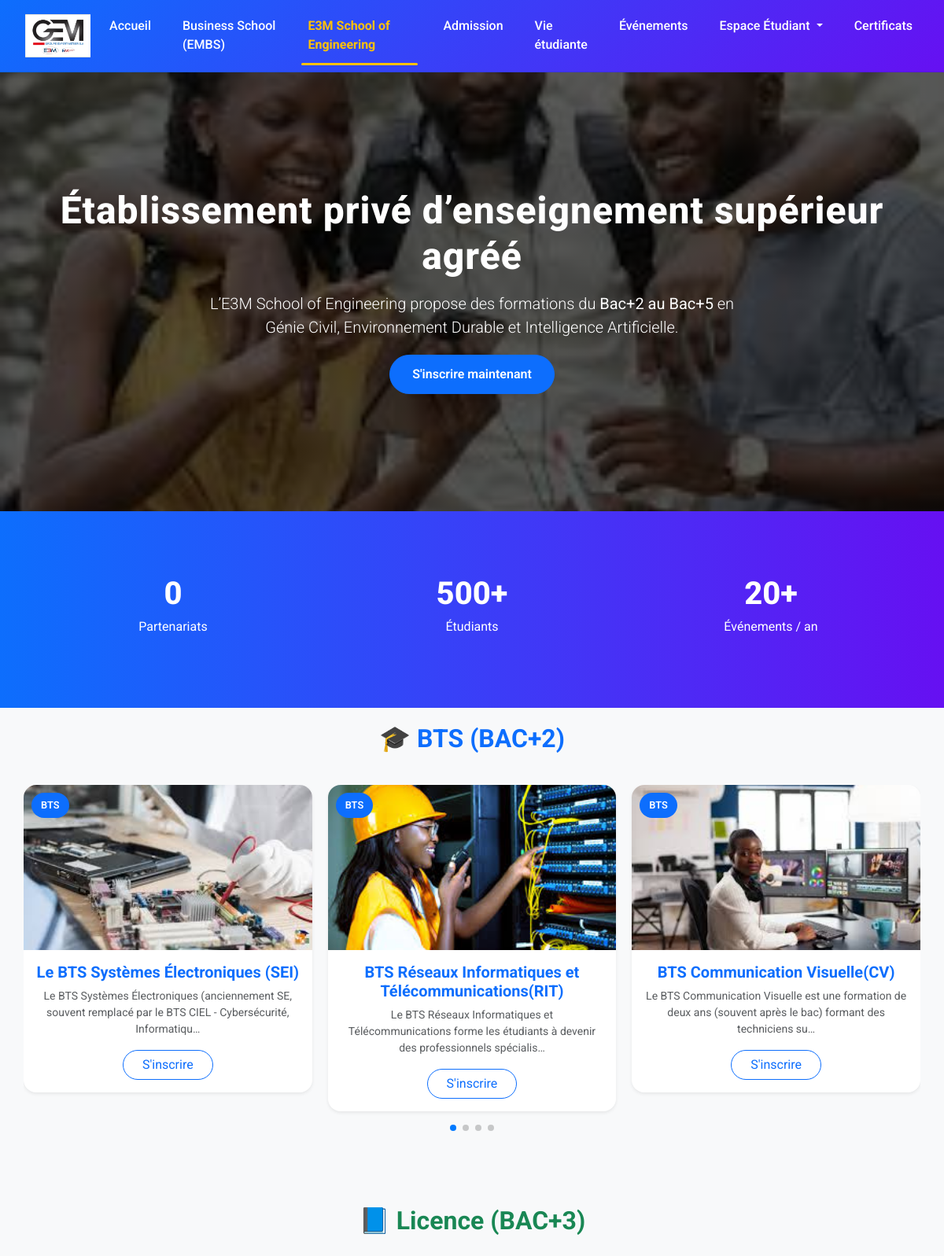
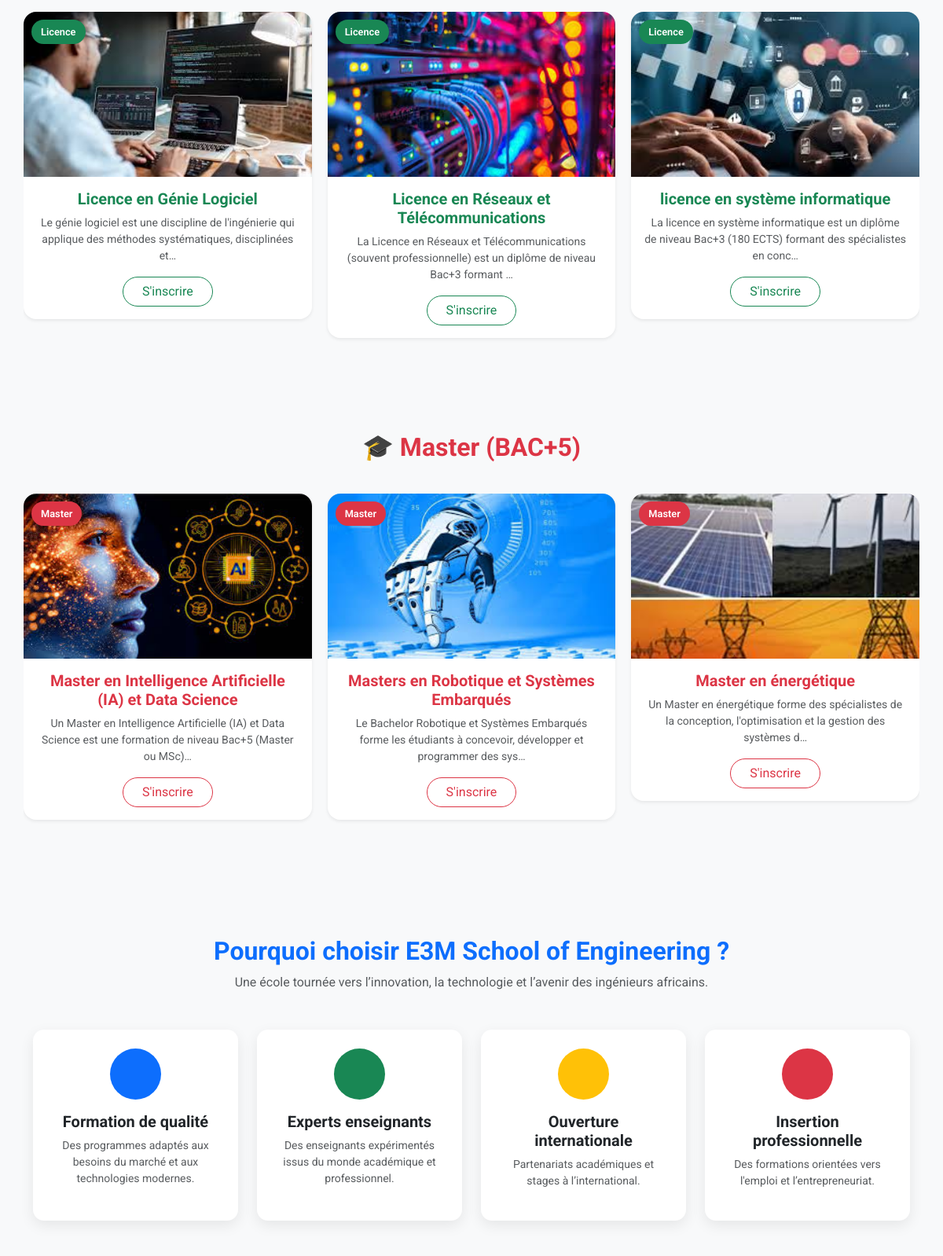
Screenshot of /e3m-school/ (upper part) with the database file from the repository (2 pictures, top to bottom).
### myapp/models.py (models this page shows, shortened)
class HomePage(models.Model):
    site_name = models.CharField(max_length=255)
    logo = models.ImageField(upload_to="logos/")
    welcome_titre = models.CharField(max_length=255)
    welcome_message = RichTextField(default="Bienvenue sur notre site")
    action1_message = models.CharField(max_length=255)
    action1_lien = models.CharField(max_length=255)
    action2_message = models.CharField(max_length=255)
    action2_lien = models.CharField(max_length=255)
    contact_message = RichTextField(default="Contactez-nous")
    about_message = RichTextField(default="Bienvenue sur notre site")
    footer_message = RichTextField(default="© 2025 – Tous droits réservés")
    footer_bouton_message = models.CharField(max_length=255, default="En savoir plus")
    class Meta:
        verbose_name = "Page d'accueil"
        verbose_name_plural = "Pages d'accueil"

class E3MSchool(models.Model):
    titre = models.CharField(max_length=200, default="Formation E3M")
    description = models.TextField()
    details = models.TextField(blank=True, null=True)
    type_filiere = models.CharField(
        max_length=50,
        choices=TYPE_FILIERE_CHOICES,
        default='bts'
    )
    image = models.ImageField(upload_to='e3m_formations/', blank=True, null=True)
    date_creation = models.DateTimeField(auto_now_add=True)

### myapp/views.py (the view)
# urls.py: path('e3m-school/', views.e3m_school, name='e3m_school'),
def e3m_school(request):
    slides = Slide.objects.all()
    bts = E3MSchool.objects.filter(type_filiere='bts')
    licence = E3MSchool.objects.filter(type_filiere='licence')
    master = E3MSchool.objects.filter(type_filiere='master')
    ingenieur = E3MSchool.objects.filter(type_filiere='ingenieur')
    preparatoire = E3MSchool.objects.filter(type_filiere='preparatoire')
    context = {
        'slides': slides,
        'bts': bts,
        'licence': licence,
        'master': master,
        'ingenieur': ingenieur,
        'preparatoire': preparatoire
    }
    return render(request, 'e3m_school.html', context)

### myapp/context_processors.py (called while the page is built)
def home_data(request):
    return {
        "home_data": HomePage.objects.first()
    }

### myapp/templates/e3m_school.html (shortened to what this page needs)
{% extends 'base.html' %}
{% load static %}
{% block content %}
<link rel="stylesheet" href="https://cdn.jsdelivr.net/npm/swiper@11/swiper-bundle.min.css" />
<link href="https://unpkg.com/aos@2.3.4/dist/aos.css" rel="stylesheet">
<section class="hero">
    <div class="container">
        <h1 class="display-5 mb-3" data-aos="fade-up">
            Établissement privé d’enseignement supérieur agréé
        </h1>
        <p class="lead" data-aos="fade-up" data-aos-delay="200">
            L’E3M School of Engineering propose des formations du
            <strong>Bac+2 au Bac+5</strong> en Génie Civil,
            Environnement Durable et Intelligence Artificielle.
        </p>
        <a href="{% url 'preinscription' %}" class="btn btn-primary hero-btn" data-aos="zoom-in" data-aos-delay="400">
            S'inscrire maintenant
        </a>
    </div>
</section>
<section class="stats">
    <div class="container">
        <div class="row">
            <div class="col-md-4 stat-box">
                <div class="stat-number">{{ associations|length }}</div>
                <p>Partenariats</p>
            </div>
            <div class="col-md-4 stat-box">
                <div class="stat-number">500+</div>
                <p>Étudiants</p>
            </div>
            <div class="col-md-4 stat-box">
                <div class="stat-number">20+</div>
                <p>Événements / an</p>
            </div>
        </div>
    </div>
</section>
<section class="section container formation-slider">
    <h2 class="text-center text-primary section-title">🎓 BTS (BAC+2)</h2>
    <div class="swiper btsSwiper">
        <div class="swiper-wrapper">
            {% for formation in bts %}
            <div class="swiper-slide">
                <div class="card formation-card shadow-sm position-relative">
                    <span class="level-badge bg-primary">BTS</span>
                    {% if formation.image %}
                    <img src="{{ formation.image.url }}">
                    {% else %}
                    <img src="{% static 'images/formation.jpg' %}">
                    {% endif %}
                    <div class="card-body text-center">
                        <h5 class="fw-bold text-primary">{{ formation.titre }}</h5>
                        <p class="text-muted small">
                            {{ formation.description|truncatechars:110 }}
                        </p>
                        <a href="{% url 'preinscription' %}?formation={{ formation.titre|urlencode }}"
                            class="btn btn-outline-primary rounded-pill px-4">
                            S'inscrire
                        </a>
                    </div>
                </div>
            </div>
            {% endfor %}
        </div>
        <div class="swiper-pagination"></div>
    </div>
</section>
<section class="section container formation-slider">
    <h2 class="text-center text-success section-title">📘 Licence (BAC+3)</h2>
    <div class="swiper licenceSwiper">
        <div class="swiper-wrapper">
            {% for formation in licence %}
            <div class="swiper-slide">
                <div class="card formation-card shadow-sm position-relative">
                    <span class="level-badge bg-success">Licence</span>
                    {% if formation.image %}
                    <img src="{{ formation.image.url }}">
                    {% else %}
                    <img src="{% static 'images/formation.jpg' %}">
                    {% endif %}
                    <div class="card-body text-center">
                        <h5 class="fw-bold text-success">{{ formation.titre }}</h5>
                        <p class="text-muted small">
                            {{ formation.description|truncatechars:110 }}
                        </p>
                        <a href="{% url 'preinscription' %}?formation={{ formation.titre|urlencode }}"
                            class="btn btn-outline-success rounded-pill px-4">
                            S'inscrire
                        </a>
                    </div>
                </div>
            </div>
            {% endfor %}
        </div>
    </div>
</section>
<section class="section container formation-slider">
    <h2 class="text-center text-danger section-title">🎓 Master (BAC+5)</h2>
    <div class="swiper masterSwiper">
        <div class="swiper-wrapper">
            {% for formation in master %}
            <div class="swiper-slide">
                <div class="card formation-card shadow-sm position-relative">
                    <span class="level-badge bg-danger">Master</span>
                    {% if formation.image %}
                    <img src="{{ formation.image.url }}">
                    {% else %}
                    <img src="{% static 'images/formation.jpg' %}">
                    {% endif %}
                    <div class="card-body text-center">
                        <h5 class="fw-bold text-danger">{{ formation.titre }}</h5>
                        <p class="text-muted small">
                            {{ formation.description|truncatechars:110 }}
                        </p>
                        <a href="{% url 'preinscription' %}?formation={{ formation.titre|urlencode }}"
                            class="btn btn-outline-danger rounded-pill px-4">
                            S'inscrire
                        </a>
                    </div>
                </div>
            </div>
            {% endfor %}
        </div>
    </div>
</section>
<section class="container py-5">
    <div class="text-center mb-5">
        <h2 class="fw-bold text-primary">
            Pourquoi choisir E3M School of Engineering ?
        </h2>
        <p class="text-muted">
            Une école tournée vers l’innovation, la technologie et l’avenir des ingénieurs africains.
        </p>
    </div>
    <div class="row g-4">
        <div class="col-md-3" data-aos="fade-up">
            <div class="choose-card text-center p-4 h-100">
                <div class="icon-box bg-primary">
                </div>
                <h5 class="fw-bold mt-3">Formation de qualité</h5>
                <p class="text-muted small">
                    Des programmes adaptés aux besoins du marché et aux technologies modernes.
                </p>
            </div>
        </div>
        <div class="col-md-3" data-aos="fade-up" data-aos-delay="100">
            <div class="choose-card text-center p-4 h-100">
                <div class="icon-box bg-success">
                </div>
                <h5 class="fw-bold mt-3">Experts enseignants</h5>
                <p class="text-muted small">
                    Des enseignants expérimentés issus du monde académique et professionnel.
                </p>
            </div>
        </div>
        <div class="col-md-3" data-aos="fade-up" data-aos-delay="200">
            <div class="choose-card text-center p-4 h-100">
                <div class="icon-box bg-warning">
                </div>
                <h5 class="fw-bold mt-3">Ouverture internationale</h5>
                <p class="text-muted small">
                    Partenariats académiques et stages à l’international.
                </p>
            </div>
        </div>
        <div class="col-md-3" data-aos="fade-up" data-aos-delay="300">
            <div class="choose-card text-center p-4 h-100">
                <div class="icon-box bg-danger">
                </div>
                <h5 class="fw-bold mt-3">Insertion professionnelle</h5>
                <p class="text-muted small">
                    Des formations orientées vers l'emploi et l’entrepreneuriat.
                </p>
            </div>
        </div>
    </div>
</section>
{% endblock %}

### myapp/templates/base.html (shortened to what this page needs)
{% load static %}
<!DOCTYPE html>
<html lang="fr">
<head>
    <link href="https://cdn.jsdelivr.net/npm/bootstrap@5.3.3/dist/css/bootstrap.min.css" rel="stylesheet">
    <link rel="stylesheet" href="https://cdn.jsdelivr.net/npm/bootstrap-icons@1.11.3/font/bootstrap-icons.css">
    <link href="https://cdnjs.cloudflare.com/ajax/libs/lightbox2/2.11.4/css/lightbox.min.css" rel="stylesheet">
</head>
<body>
    <nav class="navbar navbar-expand-lg fixed-top">
        <div class="container-fluid px-3">
            <a class="navbar-brand" href="/">
                {% if home_data.logo %}
                <img src="{{ home_data.logo.url }}" height="55">
                {% else %}
                {{ home_data.site_name }}
                {% endif %}
            </a>
            <div class="collapse navbar-collapse justify-content-end" id="mainNavbar">
                <ul class="navbar-nav gap-lg-4">
                    <li class="nav-item">
                        <a class="nav-link {% if request.resolver_match.url_name == 'home' %}active fw-bold{% endif %}"
                            href="{% url 'home' %}">Accueil</a>
                    </li>
                    <li class="nav-item">
                        <a class="nav-link {% if request.resolver_match.url_name == 'formations' %}active fw-bold{% endif %}"
                            href="{% url 'formations' %}">Business School (EMBS)</a>
                    </li>
                    <li class="nav-item">
                        <a class="nav-link {% if request.resolver_match.url_name == 'e3m_school' %}active fw-bold{% endif %}"
                            href="{% url 'e3m_school' %}">E3M School of Engineering</a>
                    </li>
                    <li class="nav-item">
                        <a class="nav-link {% if request.resolver_match.url_name == 'admission' %}active fw-bold{% endif %}"
                            href="{% url 'admission' %}">Admission</a>
                    </li>
                    <li class="nav-item">
                        <a class="nav-link {% if request.resolver_match.url_name == 'vie_associative' %}active fw-bold{% endif %}"
                            href="{% url 'vie_associative' %}">Vie étudiante</a>
                    </li>
                    <li class="nav-item">
                        <a class="nav-link {% if request.resolver_match.url_name == 'evenements' %}active fw-bold{% endif %}"
                            href="{% url 'evenements' %}">Événements</a>
                    </li>
                    <li class="nav-item dropdown">
                        <a class="nav-link dropdown-toggle {% if request.resolver_match.url_name in 'inscription preinscription' %}active fw-bold{% endif %}"
                            href="#" id="etudiantsDropdown" role="button" data-bs-toggle="dropdown"
                            aria-expanded="false">
                            Espace Étudiant
                        </a>
                    </li>
                    <li class="nav-item">
                        <a class="nav-link {% if request.resolver_match.url_name == 'certificats' %}active fw-bold{% endif %}"
                            href="{% url 'certificats' %}">Certificats</a>
                    </li>
                </ul>
            </div>
        </div>
    </nav>
    {% block content %}
    {% endblock %}
</body>
</html>

### myapp/templates/base.html (style rules this page uses)
body { background-color: #f8f9fa; font-family: 'Roboto', sans-serif; scroll-behavior: smooth; padding-top: 90px; }
.navbar { background: linear-gradient(135deg, #0d6efd, #6610f2); color: white; backdrop-filter: blur(12px); border-bottom: 1px solid rgba(0, 0, 0, 0.1); transition: all 0.3s ease; padding: 0.8rem 1rem; }
.navbar-nav .nav-link { position: relative; transition: color 0.3s ease, transform 0.3s ease; font-weight: 500; color: white; }
.navbar-nav .nav-link.active { color: #ffc107 !important; }
.navbar-nav .nav-link.active::after { content: ""; position: absolute; left: 0; bottom: -6px; width: 100%; height: 3px; background: #ffc107; border-radius: 3px; }

### rows the page displays
HomePage: logo (picture)
E3MSchool: image (picture), titre "Le BTS Systèmes Électroniques (SEI)", description "Le BTS Systèmes Électroniques (anciennement SE, souvent remplacé par le BTS CIEL - Cybersécurité, Informatiqu…"
E3MSchool: image (picture), titre "BTS Réseaux Informatiques et Télécommunications(RIT)", description "Le BTS Réseaux Informatiques et Télécommunications forme les étudiants à devenir des professionnels spécialis…"
E3MSchool: image (picture), titre "BTS Communication Visuelle(CV)", description "Le BTS Communication Visuelle est une formation de deux ans (souvent après le bac) formant des techniciens su…"
E3MSchool: image (picture), titre "Licence en Génie Logiciel", description "Le génie logiciel est une discipline de l'ingénierie qui applique des méthodes systématiques, disciplinées et…"
E3MSchool: image (picture), titre "Licence en Réseaux et Télécommunications", description "La Licence en Réseaux et Télécommunications (souvent professionnelle) est un diplôme de niveau Bac+3 formant …"
E3MSchool: image (picture), titre "licence en système informatique", description "La licence en système informatique est un diplôme de niveau Bac+3 (180 ECTS) formant des spécialistes en conc…"
E3MSchool: image (picture), titre "Master en Intelligence Artificielle (IA) et Data Science", description "Un Master en Intelligence Artificielle (IA) et Data Science est une formation de niveau Bac+5 (Master ou MSc)…"
E3MSchool: image (picture), titre "Masters en Robotique et Systèmes Embarqués", description "Le Bachelor Robotique et Systèmes Embarqués forme les étudiants à concevoir, développer et programmer des sys…"
E3MSchool: image (picture), titre "Master en énergétique", description "Un Master en énergétique forme des spécialistes de la conception, l'optimisation et la gestion des systèmes d…"

### other values shown
{{ associations|length }} "0"
